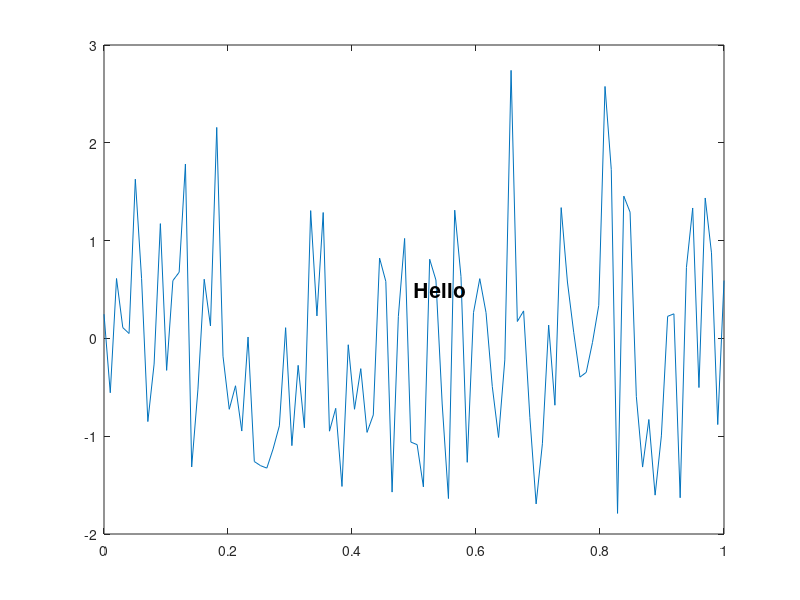

The MATLAB source for this figure: (Note: this script raises an error after producing the figure.)
function result = test_textproperties_010
result = false;
a = figure;
plot(linspace(0,1),randn(1,100));
t = text(0.5,0.5,'Hello')
drawnow;
set(t,'fontsize',15);
set(t,'fontweight','normal');
drawnow;
set(t,'fontweight','bold');
drawnow;
set(t,'fontweight','light');
drawnow;
set(t,'fontweight','demi');
drawnow;
close(a);
result = true;
